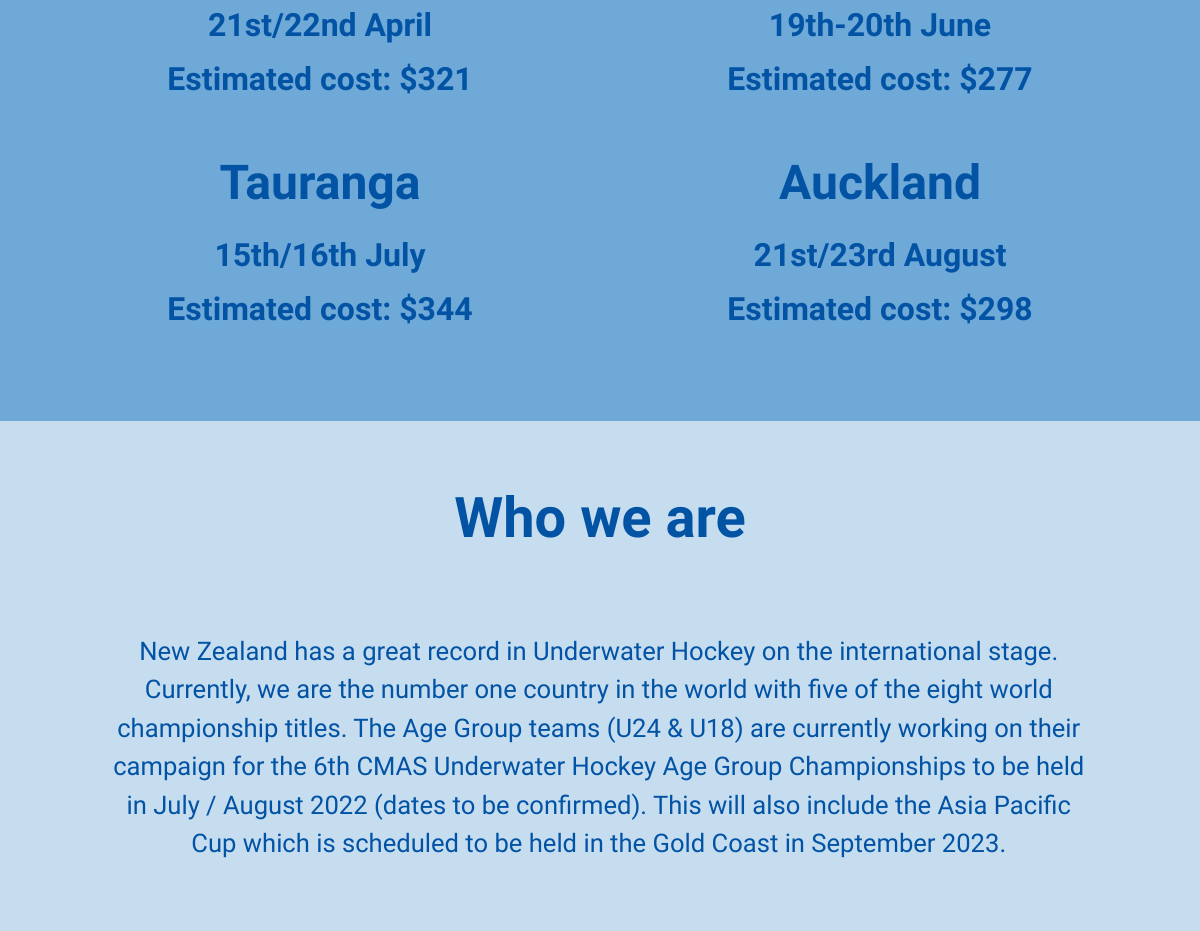
Page /campaign (middle part) on the earlier database version.
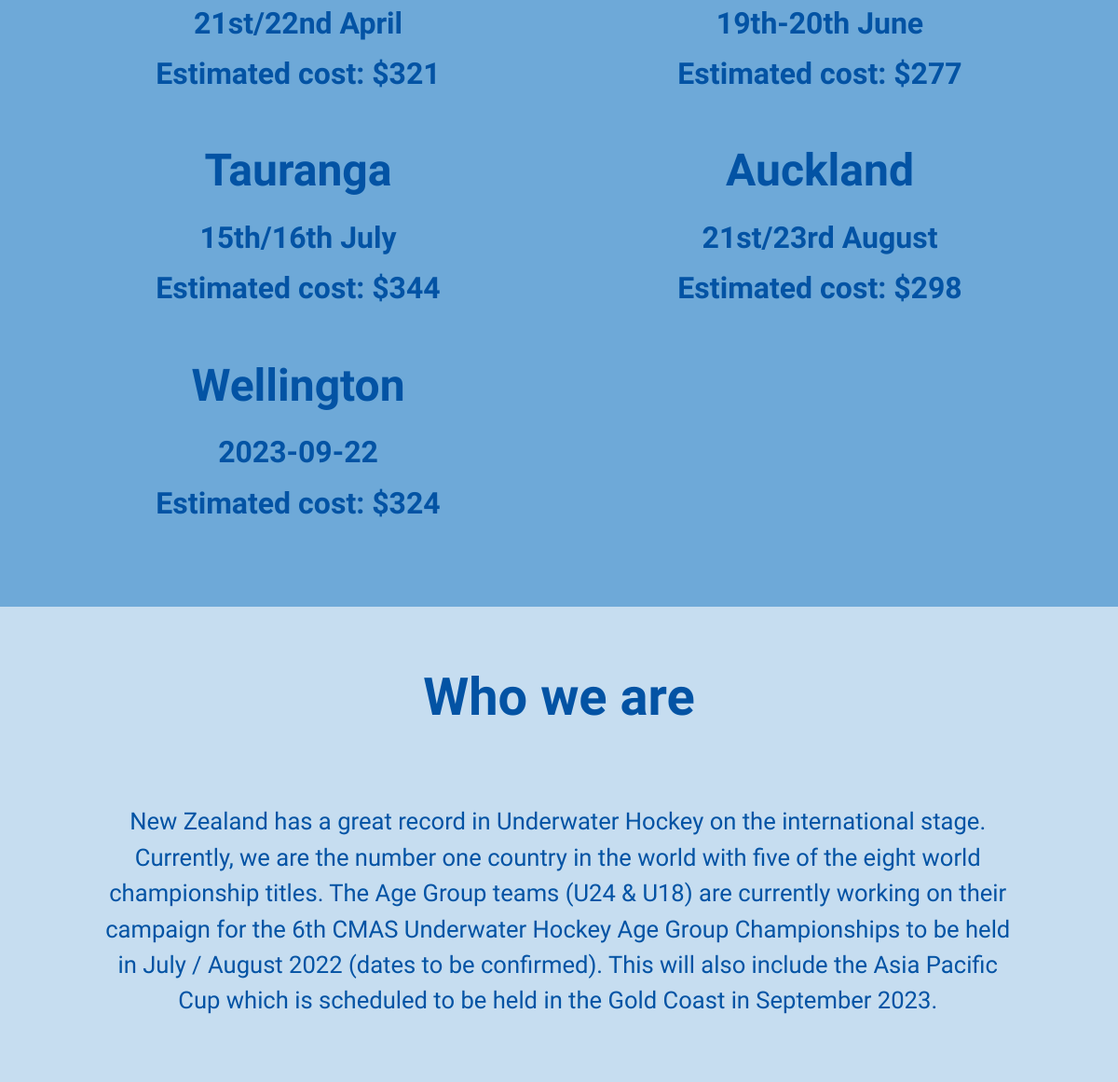
Same page on the later database version.
### tables this page shows
CREATE TABLE camps(
    camp_id integer primary key autoincrement not null,
    camp_cost integer not null unique,
    camp_location text not null,
    camp_date date not null
);

### server.py (the view, shortened to what this page needs)
@app.route('/campaign', methods=["GET", "POST"])
def campaign():
    print("campaign")
    sql = """ select camps.camp_id, camps.camp_cost, camps.camp_location, camps.camp_date
        from camps """
    camp_result = run_search_query_tuples(sql, (), db_path, True)
    msg = ''
    return render_template("campaign.html", camps=camp_result, msg = msg)

### db_function.py (called while the page is built)
def run_search_query_tuples(sql_query, values_tuple, file_path, rowfactory=False):
    result = None
    try:
        db = sqlite3.connect(file_path)
        if rowfactory:
            db.row_factory = sqlite3.Row
        cursor = db.cursor()
        cursor.execute(sql_query, values_tuple)
        result = cursor.fetchall()
        cursor.close()
    except sqlite3.Error as error:
        print("Error running search query tuples: {}".format(error))
        return None
    db.close()
    if result is None:
        print("No search values were found")
    return result

### templates/campaign.html (shortened to what this page needs)
{% extends "layout.html" %}
{% block content %}
<div class="container-fluid p-5" style="background-color: rgb(110,169,216);">
    <div class="row p-1 align-items-center">
        {% for row in camps %}
               <div class="col-md-6  p-3 mb-2">
            <h3 style="color: rgb(3,83,164); font-size: 3em;"> {{row['camp_location']}} </h3>
            <h3 style="color: rgb(3,83,164); font-size: 2em;"> {{row['camp_date']}} </h3>
            <h3 style="color: rgb(3,83,164); font-size: 2em;"> Estimated cost: ${{row['camp_cost']}} </h3>
        </div>
        {% endfor %}
    </div>
</div>
<div class="container-fluid p-5" style="background-color: rgb(198,221,240);">
    <h1 class="p-3" style="color: rgb(3,83,164);"> Who we are </h1>
    <div class="container-md p-5" style="background-color: rgb(198,221,240);">
        <p class="body-text p-3" style="color: rgb(3,83,164);">
        New Zealand has a great record in Underwater Hockey on the international stage. Currently, we are the
            number one country in the world with five of the eight world championship titles. The Age Group
            teams (U24 & U18) are currently working on their campaign for the 6th CMAS Underwater Hockey Age
            Group Championships to be held in July / August 2022 (dates to be confirmed). This will also include the Asia Pacific Cup which is scheduled to be held in the Gold Coast in September 2023.</p>
    </div>
</div>
{% endblock %}

Differences in the rows shown:
added camps: camp_location "Wellington", camp_date "2023-09-22", camp_cost "324"
